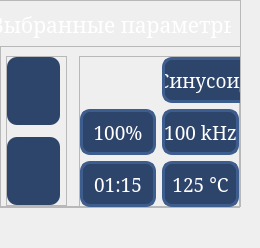
    <widget class="QWidget" name="launch_page">
     <widget class="QFrame" name="launch_frame">
      <property name="geometry">
       <rect>
        <x>-10</x>
        <y>0</y>
        <width>251</width>
        <height>208</height>
       </rect>
      </property>
      <property name="minimumSize">
       <size>
        <width>251</width>
        <height>208</height>
       </size>
      </property>
      <property name="maximumSize">
       <size>
        <width>251</width>
        <height>208</height>
       </size>
      </property>
      <property name="styleSheet">
       <string notr="true">background-color: none;</string>
      </property>
      <property name="frameShape">
       <enum>QFrame::StyledPanel</enum>
      </property>
      <property name="frameShadow">
       <enum>QFrame::Raised</enum>
      </property>
      <layout class="QVBoxLayout" name="verticalLayout">
       <item>
        <widget class="QLabel" name="launch_frame_label">
         <property name="sizePolicy">
          <sizepolicy hsizetype="Preferred" vsizetype="Preferred">
           <horstretch>0</horstretch>
           <verstretch>1</verstretch>
          </sizepolicy>
         </property>
         <property name="minimumSize">
          <size>
           <width>0</width>
           <height>0</height>
          </size>
         </property>
         <property name="maximumSize">
          <size>
           <width>16777215</width>
           <height>33</height>
          </size>
         </property>
         <property name="font">
          <font>
           <family>MS Serif</family>
           <pointsize>16</pointsize>
          </font>
         </property>
         <property name="styleSheet">
          <string notr="true">QLabel{
	background-color: rgba(255, 255, 255, 0);
	
	color: rgb(255, 255, 255);
}</string>
         </property>
         <property name="text">
          <string>Выбранные параметры</string>
         </property>
         <property name="alignment">
          <set>Qt::AlignHCenter|Qt::AlignTop</set>
         </property>
        </widget>
       </item>
       <item>
        <widget class="QFrame" name="parameters_frame">
         <property name="minimumSize">
          <size>
           <width>241</width>
           <height>161</height>
          </size>
         </property>
         <property name="frameShape">
          <enum>QFrame::StyledPanel</enum>
         </property>
         <property name="frameShadow">
          <enum>QFrame::Raised</enum>
         </property>
         <layout class="QHBoxLayout" name="horizontalLayout">
          <property name="spacing">
           <number>12</number>
          </property>
          <property name="leftMargin">
           <number>5</number>
          </property>
          <property name="rightMargin">
           <number>0</number>
          </property>
          <property name="bottomMargin">
           <number>0</number>
          </property>
          <item>
           <widget class="QFrame" name="parameter_file_buttons_frame">
            <property name="minimumSize">
             <size>
              <width>61</width>
              <height>0</height>
             </size>
            </property>
            <property name="maximumSize">
             <size>
              <width>198198</width>
              <height>16777215</height>
             </size>
            </property>
            <property name="layoutDirection">
             <enum>Qt::LeftToRight</enum>
            </property>
            <property name="frameShape">
             <enum>QFrame::StyledPanel</enum>
            </property>
            <property name="frameShadow">
             <enum>QFrame::Raised</enum>
            </property>
            <layout class="QVBoxLayout" name="verticalLayout_11">
             <property name="spacing">
              <number>12</number>
             </property>
             <property name="leftMargin">
              <number>0</number>
             </property>
             <property name="topMargin">
              <number>0</number>
             </property>
             <property name="rightMargin">
              <number>6</number>
             </property>
             <property name="bottomMargin">
              <number>0</number>
             </property>
             <item>
              <widget class="QPushButton" name="load_parameter_file_button">
               <property name="sizePolicy">
                <sizepolicy hsizetype="Ignored" vsizetype="Ignored">
                 <horstretch>0</horstretch>
                 <verstretch>0</verstretch>
                </sizepolicy>
               </property>
               <property name="minimumSize">
                <size>
                 <width>0</width>
                 <height>0</height>
                </size>
               </property>
               <property name="maximumSize">
                <size>
                 <width>198884</width>
                 <height>16777215</height>
                </size>
               </property>
               <property name="layoutDirection">
                <enum>Qt::LeftToRight</enum>
               </property>
               <property name="styleSheet">
                <string notr="true">QPushButton {
	background-color: rgb(46, 69, 107);
	border: none;
	border-radius: 10px;
	color: white
}
QPushButton:pressed{
	background-color: rgb(62, 93, 143);
}</string>
               </property>
               <property name="text">
                <string/>
               </property>
               <property name="icon">
                <iconset>
                 <normaloff>Final_Images/load_icon.png</normaloff>Final_Images/load_icon.png</iconset>
               </property>
               <property name="iconSize">
                <size>
                 <width>35</width>
                 <height>35</height>
                </size>
               </property>
               <property name="checked">
                <bool>false</bool>
               </property>
              </widget>
             </item>
             <item>
              <widget class="QPushButton" name="save_parameter_file_button">
               <property name="sizePolicy">
                <sizepolicy hsizetype="Ignored" vsizetype="Ignored">
                 <horstretch>0</horstretch>
                 <verstretch>0</verstretch>
                </sizepolicy>
               </property>
               <property name="minimumSize">
                <size>
                 <width>0</width>
                 <height>0</height>
                </size>
               </property>
               <property name="layoutDirection">
                <enum>Qt::LeftToRight</enum>
               </property>
               <property name="styleSheet">
                <string notr="true">QPushButton {
	background-color: rgb(46, 69, 107);
	border: none;
	border-radius: 10px;
	color: white
}
QPushButton:pressed{
	background-color: rgb(62, 93, 143);
}</string>
               </property>
               <property name="text">
                <string/>
               </property>
               <property name="icon">
                <iconset>
                 <normaloff>Final_Images/save_icon.png</normaloff>Final_Images/save_icon.png</iconset>
               </property>
               <property name="iconSize">
                <size>
                 <width>39</width>
                 <height>35</height>
                </size>
               </property>
               <property name="checked">
                <bool>false</bool>
               </property>
              </widget>
             </item>
            </layout>
           </widget>
          </item>
          <item>
           <widget class="QFrame" name="launch_info_frame">
            <property name="minimumSize">
             <size>
              <width>0</width>
              <height>161</height>
             </size>
            </property>
            <property name="styleSheet">
             <string notr="true">QFrame {
	background-color: none;
}</string>
            </property>
            <property name="frameShape">
             <enum>QFrame::StyledPanel</enum>
            </property>
            <property name="frameShadow">
             <enum>QFrame::Raised</enum>
            </property>
            <layout class="QGridLayout" name="gridLayout_9">
             <property name="leftMargin">
              <number>0</number>
             </property>
             <property name="topMargin">
              <number>0</number>
             </property>
             <property name="rightMargin">
              <number>0</number>
             </property>
             <property name="bottomMargin">
              <number>9</number>
             </property>
             <item row="1" column="3">
              <widget class="QLabel" name="signal_chosen_label">
               <property name="minimumSize">
                <size>
                 <width>160</width>
                 <height>0</height>
                </size>
               </property>
               <property name="font">
                <font>
                 <family>MS Serif</family>
                 <pointsize>14</pointsize>
                </font>
               </property>
               <property name="styleSheet">
                <string notr="true">QLabel{
	color: white;
	background-color: rgb(46, 69, 107);
	border: 3px solid rgb(62, 93, 143);
	border-radius: 10px 
}
</string>
               </property>
               <property name="text">
                <string>Синусоидальный</string>
               </property>
               <property name="alignment">
                <set>Qt::AlignCenter</set>
               </property>
              </widget>
             </item>
             <item row="3" column="0">
              <widget class="QLabel" name="timer_chosen_label">
               <property name="minimumSize">
                <size>
                 <width>76</width>
                 <height>0</height>
                </size>
               </property>
               <property name="font">
                <font>
                 <family>MS Serif</family>
                 <pointsize>14</pointsize>
                </font>
               </property>
               <property name="styleSheet">
                <string notr="true">QLabel{
	color: white;
	background-color: rgb(46, 69, 107);
	border: 3px solid rgb(62, 93, 143);
	border-radius: 10px 
}
</string>
               </property>
               <property name="text">
                <string>01:15</string>
               </property>
               <property name="alignment">
                <set>Qt::AlignCenter</set>
               </property>
              </widget>
             </item>
             <item row="3" column="3">
              <widget class="QLabel" name="temperature_chosen_label">
               <property name="maximumSize">
                <size>
                 <width>1568</width>
                 <height>16777215</height>
                </size>
               </property>
               <property name="font">
                <font>
                 <family>MS Serif</family>
                 <pointsize>14</pointsize>
                </font>
               </property>
               <property name="styleSheet">
                <string notr="true">QLabel{
	color: white;
	background-color: rgb(46, 69, 107);
	border: 3px solid rgb(62, 93, 143);
	border-radius: 10px 
}
</string>
               </property>
               <property name="text">
                <string>125 °C</string>
               </property>
               <property name="alignment">
                <set>Qt::AlignCenter</set>
               </property>
              </widget>
             </item>
             <item row="2" column="3">
              <widget class="QLabel" name="frequyncy_chosen_label">
               <property name="font">
                <font>
                 <family>MS Serif</family>
                 <pointsize>14</pointsize>
                </font>
               </property>
               <property name="styleSheet">
                <string notr="true">QLabel{
	color: white;
	background-color: rgb(46, 69, 107);
	border: 3px solid rgb(62, 93, 143);
	border-radius: 10px 
}
</string>
               </property>
               <property name="text">
                <string>100 kHz</string>
               </property>
               <property name="alignment">
                <set>Qt::AlignCenter</set>
               </property>
              </widget>
             </item>
             <item row="2" column="0">
              <widget class="QLabel" name="power_chosen_label">
               <property name="font">
                <font>
                 <family>MS Serif</family>
                 <pointsize>14</pointsize>
                </font>
               </property>
               <property name="styleSheet">
                <string notr="true">QLabel{
	color: white;
	background-color: rgb(46, 69, 107);
	border: 3px solid rgb(62, 93, 143);
	border-radius: 10px 
}
</string>
               </property>
               <property name="text">
                <string>100%</string>
               </property>
               <property name="alignment">
                <set>Qt::AlignCenter</set>
               </property>
              </widget>
             </item>
            </layout>
           </widget>
          </item>
         </layout>
        </widget>
       </item>
      </layout>
     </widget>
     <widget class="QLabel" name="launch_status_label">
      <property name="geometry">
       <rect>
        <x>0</x>
        <y>200</y>
        <width>171</width>
        <height>39</height>
       </rect>
      </property>
      <property name="sizePolicy">
       <sizepolicy hsizetype="Preferred" vsizetype="Preferred">
        <horstretch>0</horstretch>
        <verstretch>1</verstretch>
       </sizepolicy>
      </property>
      <property name="minimumSize">
       <size>
        <width>0</width>
        <height>39</height>
       </size>
      </property>
      <property name="maximumSize">
       <size>
        <width>16777215</width>
        <height>33</height>
       </size>
      </property>
      <property name="font">
       <font>
        <family>MS Serif</family>
        <pointsize>16</pointsize>
       </font>
      </property>
      <property name="styleSheet">
       <string notr="true">QLabel{
	background-color: rgba(255, 255, 255, 0);
	
	color: rgb(255, 255, 255);
}</string>
      </property>
      <property name="text">
       <string/>
      </property>
      <property name="alignment">
       <set>Qt::AlignLeading|Qt::AlignLeft|Qt::AlignTop</set>
      </property>
     </widget>
    </widget>
